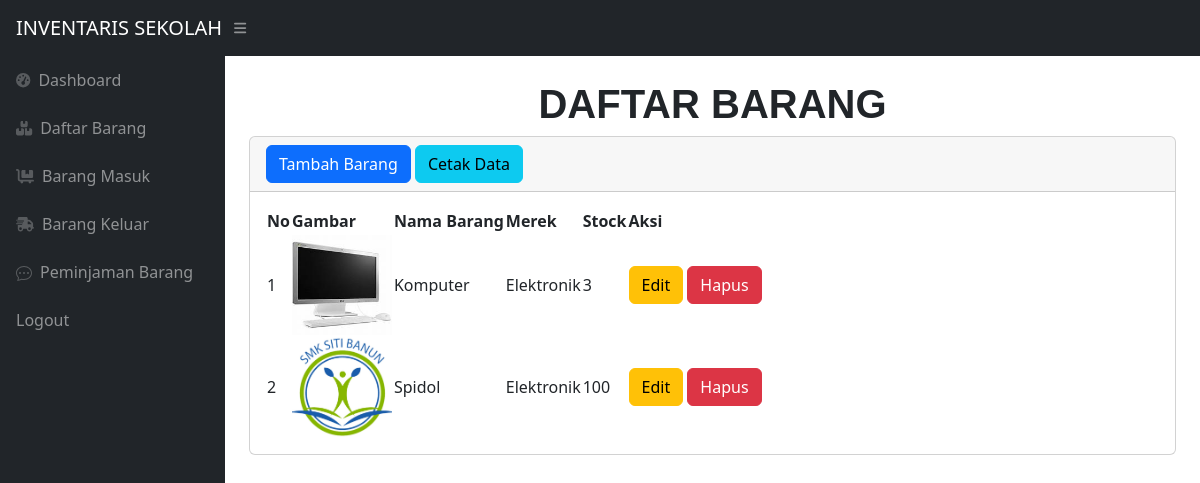
The page /admin/index.php (signed in) on the database its author committed.
### tables this page shows
CREATE TABLE `stock` (
  `idbarang` int(11) NOT NULL,
  `namabarang` varchar(100) NOT NULL,
  `deskripsi` varchar(100) NOT NULL,
  `stock` int(11) NOT NULL,
  `image` varchar(99) NOT NULL
);

### admin/index.php (the view, shortened to what this page needs)
<?php
    require '../koneksi/koneksistock.php';
 ?>
<!DOCTYPE html>
<html lang="en">
    <head>
        <link href="https://cdn.jsdelivr.net/npm/simple-datatables@7.1.2/dist/style.min.css" rel="stylesheet" />
        <link href="css/styles.css" rel="stylesheet" />
    </head>
    <body class="sb-nav-fixed">
        <nav class="sb-topnav navbar navbar-expand navbar-dark bg-dark">
            <a class="navbar-brand ps-3">INVENTARIS SEKOLAH</a>
            <button class="btn btn-link btn-sm order-1 order-lg-0 me-4 me-lg-0" id="sidebarToggle" href="#!"><i class="fas fa-bars"></i></button>
        </nav>
        <div id="layoutSidenav">
            <div id="layoutSidenav_nav">
                <nav class="sb-sidenav accordion sb-sidenav-dark" id="sidenavAccordion">
                    <div class="sb-sidenav-menu">
                        <div class="nav">
                            <a class="nav-link" href="dashboard.php">
                                <div class="sb-nav-link-icon"><i class="fas fa-tachometer-alt"></i></div>
                                Dashboard
                            </a>
                            <a class="nav-link" href="index.php">
                                <div class="sb-nav-link-icon"><i class='fas fa-boxes'></i></i></div>
                                Daftar Barang
                            </a>
                            <a class="nav-link" href="masuk.php">
                                <div class="sb-nav-link-icon"><i class='fas fa-dolly-flatbed'></i></div>
                                Barang Masuk
                            </a>
                            <a class="nav-link" href="Keluar.php">
                                <div class="sb-nav-link-icon"><i class='fas fa-shipping-fast'></i></div>
                                Barang Keluar
                            </a>
                            <a class="nav-link" href="peminjaman.php">
                                <div class="sb-nav-link-icon"></div>
                                Peminjaman Barang
                            </a>
                            <a class="nav-link" href="../logout.php">
                                Logout
                            </a>
                        </div>
                    </div>
                </nav>
            </div>
            <div id="layoutSidenav_content">
                <main>
                    <div class="container-fluid px-4">
                        <h1 class="mt-4" style="text-align: center; font-weight: bold; font-family: arial;">DAFTAR BARANG</h1>
                        <div class="card mb-4">
                            <div class="card-header">
                                  <button type="button" class="btn btn-primary" data-toggle="modal" data-target="#myModal">
                                    Tambah Barang
                                  </button>
                                  <a href="export.php" class="btn btn-info">Cetak Data</a>
                            </div>
                            <div class="card-body">
                                <table id="datatablesSimple">
                                    <thead>
                                        <tr>
                                            <th>No</th>
                                            <th>Gambar</th>
                                            <th>Nama Barang</th>
                                            <th>Merek</th>
                                            <th>Stock</th>
                                            <th>Aksi</th>
                                        </tr>
                                    </thead>
                                    <tbody>
                                        <?php
                                        $ambilsemuadatastock = mysqli_query($conn, "select * from stock");
                                        $i = 1;
                                        while($data = mysqli_fetch_array($ambilsemuadatastock)){
                                            $namabarang = $data['namabarang'];
                                            $deskripsi = $data['deskripsi'];
                                            $stock = $data['stock'];
                                            $idb = $data['idbarang'];
                                            $gambar = $data['image'];
                                            if ($gambar==null) {
                                                $img = 'No Poto';
                                            }else{
                                                $img = '<img src="../images/'.$gambar.'" class="zoomable">';
                                            }
                                         ?>
                                        <tr>
                                            <td><?=$i++;?></td>
                                            <td><?=$img;?></td>
                                            <td><?=$namabarang;?></td>
                                            <td><?=$deskripsi;?></td>
                                            <td><?=$stock;?></td>
                                            <td>
                                              <button type="button" class="btn btn-warning" data-toggle="modal" data-target="#edit<?=$idb;?>">
                                                Edit
                                              </button>
                                              <button type="button" class="btn btn-danger" data-toggle="modal" data-target="#delete<?=$idb;?>">
                                                Hapus
                                              </button>
                                            </td>
                                        </tr>
                                        <?php
                                             }
                                         ?>
                                    </tbody>
                                </table>
                            </div>
                        </div>
                    </div>
                </main>
            </div>
        </div>
    </body>
</html>

### admin/index.php (style rules this page uses)
.zoomable { width: 100px }

### rows shown on the page
stock: image (picture), namabarang "Komputer", deskripsi "Elektronik", stock "3"
stock: image (picture), namabarang "Spidol", deskripsi "Elektronik", stock "100"
